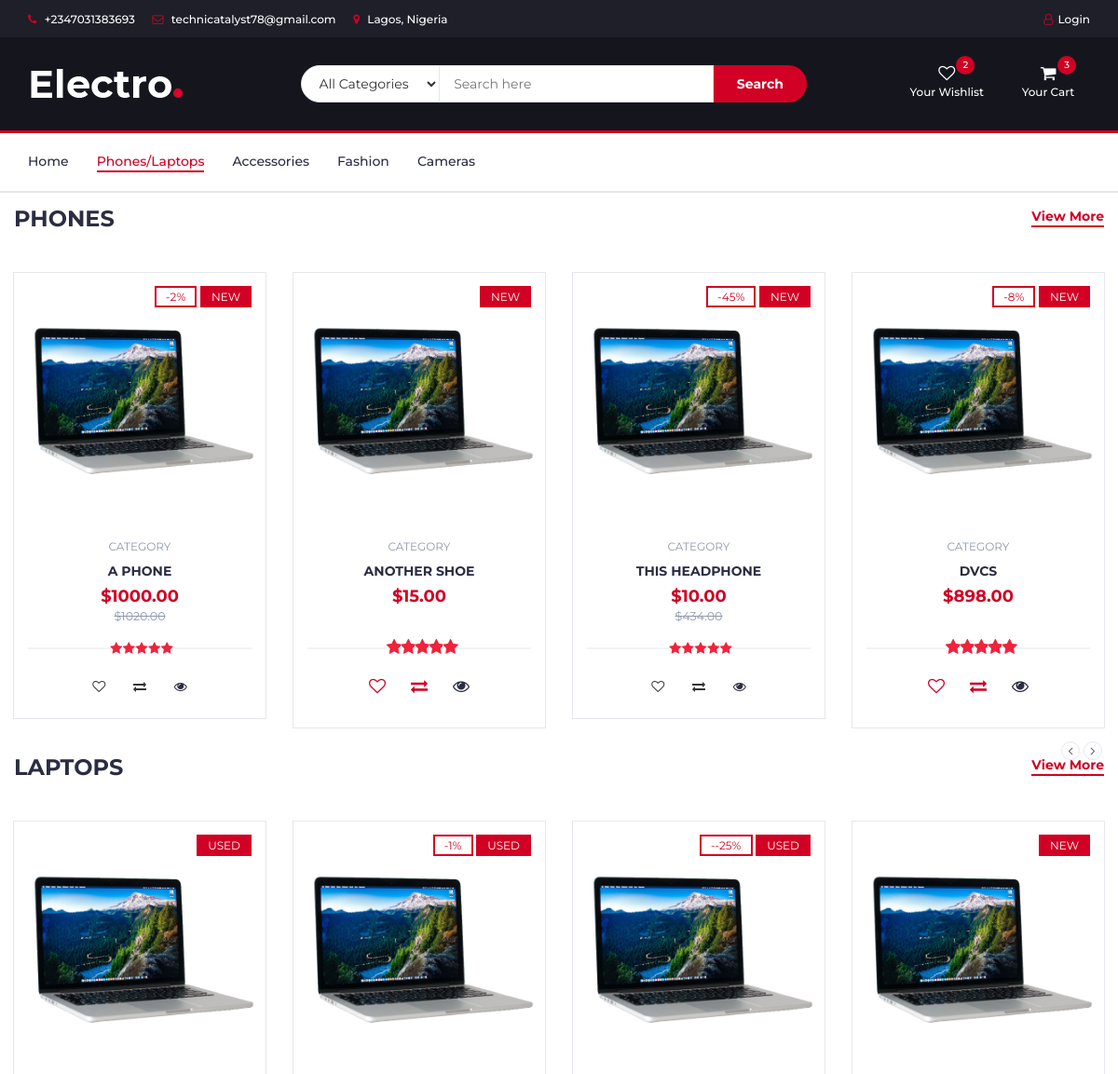
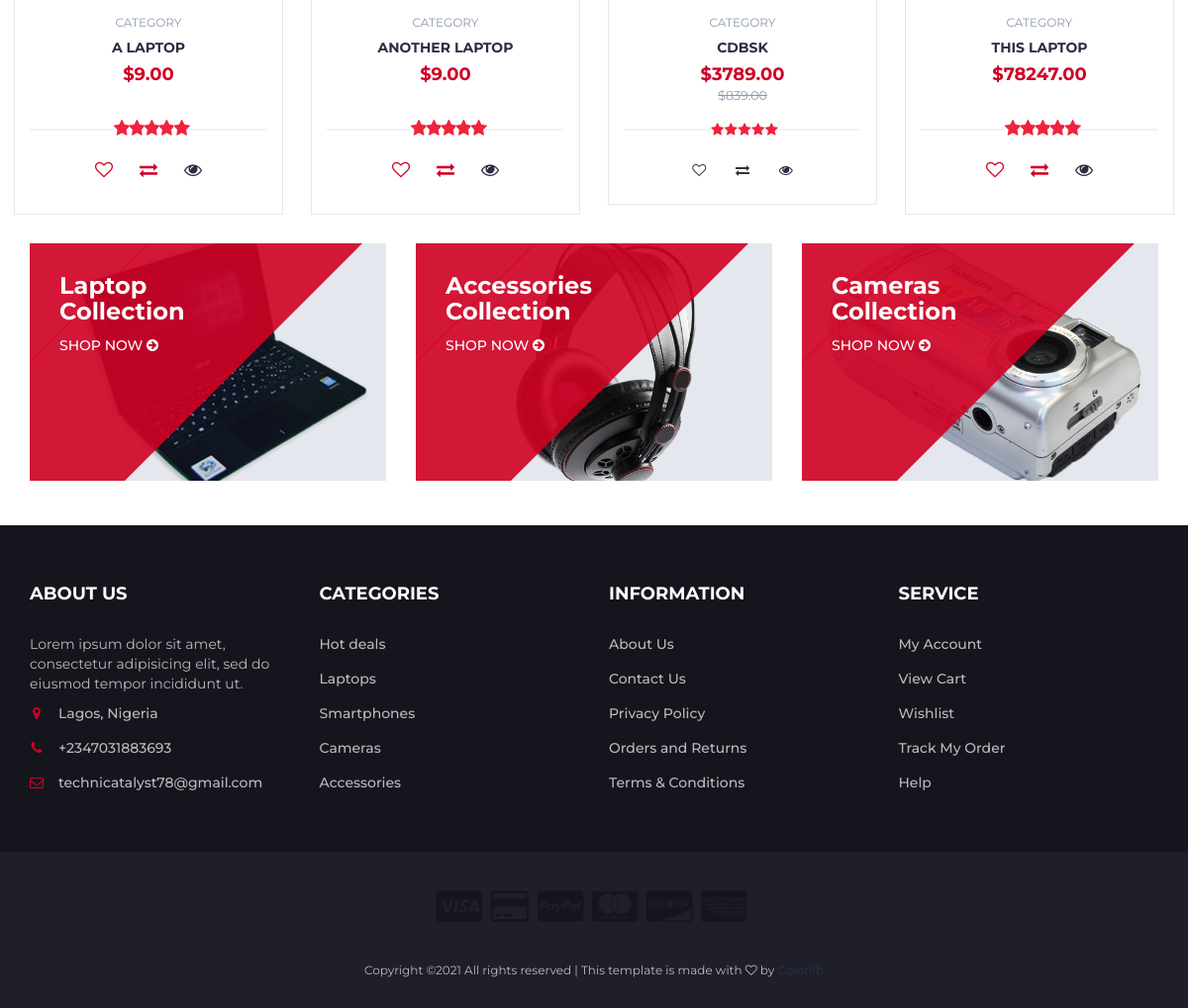
Page /phones/ on the committed database (2 pictures, top to bottom).
### app/models.py (models this page shows, shortened)
class Items(models.Model):
    class types(models.IntegerChoices):
        phones = 1
        laptops = 2
        batteries = 3
        chargers = 4
        headphones = 5
    name = models.CharField(max_length=50)
    category = models.IntegerField(choices=types.choices,default=1)
    price = models.PositiveIntegerField()
    discount = models.IntegerField(blank=True,null=True)
    original_price = models.FloatField(null=True,blank=True)
    new_device = models.BooleanField(default=False)
    class Meta:
        verbose_name_plural = 'Items'

### app/views.py (the view)
# urls.py: path('phones/',phones,name='phones'),
def phones(request):
    phones = Items.objects.filter(category__in = '1')
    laptops = Items.objects.filter(category__in = '2')
    context = {'phones':phones,'laptops':laptops}
    return render(request,'phones.html',context)

### templates/phones.html (shortened to what this page needs)
{% extends 'main.html' %}
{% block content %}
{% load static %}
		<nav id="navigation">
			<div class="container">
				<div id="responsive-nav">
					<ul class="main-nav nav navbar-nav">
						<li><a href="{% url 'index' %}">Home</a></li>
						<li class="active"><a href="#">Phones/Laptops</a></li>
						<li><a href="{% url 'accessories' %}">Accessories</a></li>
                        <li><a href="#">Fashion</a></li>
						<li><a href="#">Cameras</a></li>
					</ul>
				</div>
			</div>
		</nav>
					<div class="col-md-12">
						<div class="section-title">
							<h3 class="title">Phones</h3>
							<div class="section-nav">
                            <ul class="section-tab-nav tab-nav">
									<li class="active"><a href="#">View More</a></li>
								</ul>
							</div>
						</div>
					</div>
					<div class="col-md-12">
						<div class="row">
							<div class="products-tabs">
								<div id="tab1" class="tab-pane active">
									<div class="products-slick" data-nav="#slick-nav-1">
										{% for item in phones %}
										<div class="product">
											<div class="product-img">
												<img src="{% static './img/product01.png' %}" alt="">
												<div class="product-label">
                                                    {% if item.discount == None %}
                                                    {% else %}
                                                    <span class="sale">-{{item.discount}}%</span>
                                                    {% endif %}
													{% if item.new_device == True %}
                                                    <span class="new">NEW</span>
                                                    {% elif item.new_device == False%}
                                                    <span class="new">USED</span>
                                                    {% endif %}
												</div>
											</div>
											<div class="product-body">
												<p class="product-category">Category</p>
												<h3 class="product-name"><a href="#">{{item.name}}</a></h3>
												<h4 class="product-price">${{item.price|floatformat:2}} <br>
												{% if item.original_price == None %}
												<br>
												{% else %}
												<del class="product-old-price">${{item.original_price|floatformat:2}}</del></h4>
												{% endif %}
												<div class="product-rating">
													<i class="fa fa-star"></i>
													<i class="fa fa-star"></i>
													<i class="fa fa-star"></i>
													<i class="fa fa-star"></i>
													<i class="fa fa-star"></i>
												</div>
												<div class="product-btns">
													<button class="add-to-wishlist"><i class="fa fa-heart-o"></i><span class="tooltipp">add to wishlist</span></button>
													<button class="add-to-compare"><i class="fa fa-exchange"></i><span class="tooltipp">add to compare</span></button>
													<button class="quick-view">
                                                        <a href="{% url 'detail' item.id %}">
                                                            <i class="fa fa-eye"></i>
                                                        </a>
                                                    </button>
												</div>
											</div>
											<div class="add-to-cart">
												<button class="add-to-cart-btn"> add to cart</button>
											</div>
										</div>
                                        {% endfor %}
									</div>
									<div id="slick-nav-1" class="products-slick-nav"></div>
								</div>
							</div>
						</div>
					</div>
					<div class="col-md-12">
						<div class="section-title">
							<h3 class="title">Laptops</h3>
							<div class="section-nav">
                            <ul class="section-tab-nav tab-nav">
									<li class="active"><a data-toggle="tab" href="#tab1">View More</a></li>
								</ul>
							</div>
						</div>
					</div>
					<div class="col-md-12">
						<div class="row">
							<div class="products-tabs">
								<div id="tab1" class="tab-pane active">
									<div class="products-slick" data-nav="#slick-nav-1">
										{% for item in laptops %}
										<div class="product">
											<div class="product-img">
												<img src="{% static './img/product01.png' %}" alt="">
												<div class="product-label">
													{% if item.discount == None %}
													{% else %}
													<span class="sale">-{{item.discount}}%</span>
													{% endif %}
													{% if item.new_device == True %}
                                                    <span class="new">NEW</span>
                                                    {% elif item.new_device == False%}
                                                    <span class="new">USED</span>
                                                    {% endif %}
												</div>
											</div>
											<div class="product-body">
												<p class="product-category">Category</p>
												<h3 class="product-name"><a href="#">{{item.name}}</a></h3>
												<h4 class="product-price">${{item.price|floatformat:2}} <br>
												{% if item.original_price == None %}
												<br>
												{% else %}
												<del class="product-old-price">${{item.original_price|floatformat:2}}</del></h4>
												{% endif %}
												<div class="product-rating">
													<i class="fa fa-star"></i>
													<i class="fa fa-star"></i>
													<i class="fa fa-star"></i>
													<i class="fa fa-star"></i>
													<i class="fa fa-star"></i>
												</div>
												<div class="product-btns">
													<button class="add-to-wishlist"><i class="fa fa-heart-o"></i><span class="tooltipp">add to wishlist</span></button>
													<button class="add-to-compare"><i class="fa fa-exchange"></i><span class="tooltipp">add to compare</span></button>
													<button class="quick-view">
                                                        <a href="#">
                                                            <i class="fa fa-eye"></i>
                                                        </a>
                                                    </button>
												</div>
											</div>
											<div class="add-to-cart">
												<button class="add-to-cart-btn">add to cart</button>
											</div>
										</div>
                                        {% endfor %}
									</div>
								</div>
							</div>
						</div>
					</div>
		<div class="section">
			<div class="container">
				<div class="row">
					<div class="col-md-4 col-xs-6">
						<div class="shop">
							<div class="shop-img">
								<img src="{% static './img/shop01.png' %}" alt="">
							</div>
							<div class="shop-body">
								<h3>Laptop<br>Collection</h3>
								<a href="{% url 'phones' %}" class="cta-btn">Shop now <i class="fa fa-arrow-circle-right"></i></a>
							</div>
						</div>
					</div>
					<div class="col-md-4 col-xs-6">
						<div class="shop">
							<div class="shop-img">
								<img src="{% static './img/shop03.png' %}" alt="">
							</div>
							<div class="shop-body">
								<h3>Accessories<br>Collection</h3>
								<a href="{% url 'accessories' %}" class="cta-btn">Shop now <i class="fa fa-arrow-circle-right"></i></a>
							</div>
						</div>
					</div>
					<div class="col-md-4 col-xs-6">
						<div class="shop">
							<div class="shop-img">
								<img src="{% static './img/shop02.png' %}" alt="">
							</div>
							<div class="shop-body">
								<h3>Cameras<br>Collection</h3>
								<a href="#" class="cta-btn">Shop now <i class="fa fa-arrow-circle-right"></i></a>
							</div>
						</div>
					</div>
				</div>
			</div>
		</div>
{% endblock content %}

### rows in the picture
Items: discount "2", new_device "NEW", name "A PHONE", price "1000.00", original_price "1020.00"
Items: new_device "NEW", name "ANOTHER SHOE", price "15.00"
Items: discount "45", new_device "NEW", name "THIS HEADPHONE", price "10.00", original_price "434.00"
Items: discount "8", new_device "NEW", name "DVCS", price "898.00"
Items: new_device "USED", name "A LAPTOP", price "9.00"
Items: discount "1", new_device "USED", name "ANOTHER LAPTOP", price "9.00"
Items: discount "-25", new_device "USED", name "CDBSK", price "3789.00", original_price "839.00"
Items: new_device "NEW", name "THIS LAPTOP", price "78247.00"
